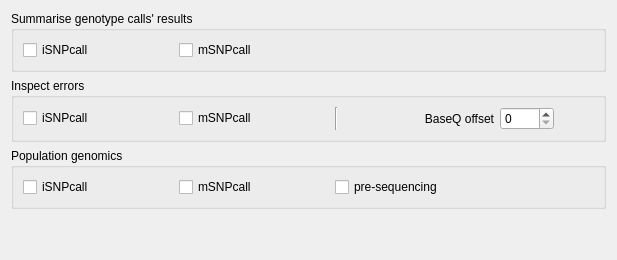
             <widget class="QWidget" name="tab_stats">
              <attribute name="title">
               <string>Statistics</string>
              </attribute>
              <layout class="QVBoxLayout" name="verticalLayout_32">
               <item>
                <widget class="QGroupBox" name="groupBox_9">
                 <property name="toolTip">
                  <string>&lt;html&gt;&lt;head/&gt;&lt;body&gt;&lt;p&gt;For each SNP calling method defined in the pipeline, will estimate recovery, sensitivity, false discovery rate, etc...&lt;/p&gt;&lt;/body&gt;&lt;/html&gt;</string>
                 </property>
                 <property name="title">
                  <string>Summarise genotype calls' results</string>
                 </property>
                 <layout class="QHBoxLayout" name="horizontalLayout_35">
                  <item>
                   <widget class="QCheckBox" name="checkBox_stats_sum_iSNPcall">
                    <property name="minimumSize">
                     <size>
                      <width>150</width>
                      <height>0</height>
                     </size>
                    </property>
                    <property name="maximumSize">
                     <size>
                      <width>150</width>
                      <height>16777215</height>
                     </size>
                    </property>
                    <property name="toolTip">
                     <string>&lt;html&gt;&lt;head/&gt;&lt;body&gt;&lt;p&gt;Estimate statistics for Individual SNP calling&lt;/p&gt;&lt;/body&gt;&lt;/html&gt;</string>
                    </property>
                    <property name="text">
                     <string>iSNPcall</string>
                    </property>
                   </widget>
                  </item>
                  <item>
                   <widget class="QCheckBox" name="checkBox_stats_sum_mSNPcall">
                    <property name="maximumSize">
                     <size>
                      <width>150</width>
                      <height>16777215</height>
                     </size>
                    </property>
                    <property name="toolTip">
                     <string>&lt;html&gt;&lt;head/&gt;&lt;body&gt;&lt;p&gt;Estimate statistics for multiple-sample SNP calling&lt;/p&gt;&lt;/body&gt;&lt;/html&gt;</string>
                    </property>
                    <property name="text">
                     <string>mSNPcall</string>
                    </property>
                   </widget>
                  </item>
                  <item>
                   <spacer name="horizontalSpacer_31">
                    <property name="orientation">
                     <enum>Qt::Horizontal</enum>
                    </property>
                    <property name="sizeHint" stdset="0">
                     <size>
                      <width>40</width>
                      <height>20</height>
                     </size>
                    </property>
                   </spacer>
                  </item>
                 </layout>
                </widget>
               </item>
               <item>
                <widget class="QGroupBox" name="groupBox_10">
                 <property name="toolTip">
                  <string>&lt;html&gt;&lt;head/&gt;&lt;body&gt;&lt;p&gt;For each SNP calling method defined in the pipeline will report more detailed information about each error detected. This file must be analysed manually - with a text editor - and contains the mpileup data for each position with errors&lt;/p&gt;&lt;p&gt;&lt;span style=&quot; font-style:italic;&quot;&gt;Only implemented in linux&lt;/span&gt;&lt;/p&gt;&lt;/body&gt;&lt;/html&gt;</string>
                 </property>
                 <property name="title">
                  <string>Inspect errors</string>
                 </property>
                 <layout class="QHBoxLayout" name="horizontalLayout_51">
                  <item>
                   <widget class="QCheckBox" name="checkBox_stats_err_iSNPcall">
                    <property name="minimumSize">
                     <size>
                      <width>150</width>
                      <height>0</height>
                     </size>
                    </property>
                    <property name="maximumSize">
                     <size>
                      <width>150</width>
                      <height>16777215</height>
                     </size>
                    </property>
                    <property name="toolTip">
                     <string>&lt;html&gt;&lt;head/&gt;&lt;body&gt;&lt;p&gt;Inspect errors incurred in Individual SNP calling&lt;/p&gt;&lt;/body&gt;&lt;/html&gt;</string>
                    </property>
                    <property name="text">
                     <string>iSNPcall</string>
                    </property>
                   </widget>
                  </item>
                  <item>
                   <widget class="QCheckBox" name="checkBox_stats_err_mSNPcall">
                    <property name="minimumSize">
                     <size>
                      <width>150</width>
                      <height>0</height>
                     </size>
                    </property>
                    <property name="maximumSize">
                     <size>
                      <width>150</width>
                      <height>16777215</height>
                     </size>
                    </property>
                    <property name="toolTip">
                     <string>&lt;html&gt;&lt;head/&gt;&lt;body&gt;&lt;p&gt;Inspect errors incurred in multiple-sample SNP calling&lt;/p&gt;&lt;/body&gt;&lt;/html&gt;</string>
                    </property>
                    <property name="text">
                     <string>mSNPcall</string>
                    </property>
                   </widget>
                  </item>
                  <item>
                   <widget class="Line" name="line_4">
                    <property name="orientation">
                     <enum>Qt::Vertical</enum>
                    </property>
                   </widget>
                  </item>
                  <item>
                   <widget class="QLabel" name="label_36">
                    <property name="minimumSize">
                     <size>
                      <width>150</width>
                      <height>0</height>
                     </size>
                    </property>
                    <property name="maximumSize">
                     <size>
                      <width>150</width>
                      <height>16777215</height>
                     </size>
                    </property>
                    <property name="toolTip">
                     <string>&lt;html&gt;&lt;head/&gt;&lt;body&gt;&lt;p&gt;Encoding of base-quality scores. If using Illumina NGS reads, threshold is typically 33. If simulating NGS reads in different platform, set threshold accordingly&lt;/p&gt;&lt;/body&gt;&lt;/html&gt;</string>
                    </property>
                    <property name="layoutDirection">
                     <enum>Qt::LeftToRight</enum>
                    </property>
                    <property name="text">
                     <string>BaseQ offset</string>
                    </property>
                    <property name="alignment">
                     <set>Qt::AlignRight|Qt::AlignTrailing|Qt::AlignVCenter</set>
                    </property>
                   </widget>
                  </item>
                  <item>
                   <widget class="QSpinBox" name="spinBox_stats_err_offsetQuals">
                    <property name="maximumSize">
                     <size>
                      <width>60</width>
                      <height>16777215</height>
                     </size>
                    </property>
                    <property name="toolTip">
                     <string>&lt;html&gt;&lt;head/&gt;&lt;body&gt;&lt;p&gt;Encoding of base-quality scores. If using Illumina NGS reads, threshold is typically 33. If simulating NGS reads in different platform, set threshold accordingly&lt;/p&gt;&lt;/body&gt;&lt;/html&gt;</string>
                    </property>
                    <property name="maximum">
                     <number>1000</number>
                    </property>
                   </widget>
                  </item>
                  <item>
                   <spacer name="horizontalSpacer_32">
                    <property name="orientation">
                     <enum>Qt::Horizontal</enum>
                    </property>
                    <property name="sizeHint" stdset="0">
                     <size>
                      <width>40</width>
                      <height>20</height>
                     </size>
                    </property>
                   </spacer>
                  </item>
                 </layout>
                </widget>
               </item>
               <item>
                <widget class="QGroupBox" name="groupBox_11">
                 <property name="toolTip">
                  <string>&lt;html&gt;&lt;head/&gt;&lt;body&gt;&lt;p&gt;Estimate the following population genetics' statistics: Theta, Pi, Tajima's D, Fu &amp;amp; Li's D and Fay &amp;amp; Wu's H&lt;/p&gt;&lt;p&gt;Can do so for each SNP calling method defined, and for the pre-sequencing data i.e., with the original data used as input&lt;/p&gt;&lt;p&gt;Will use &lt;span style=&quot; font-style:italic;&quot;&gt;mstatspop&lt;/span&gt; for calculations&lt;/p&gt;&lt;/body&gt;&lt;/html&gt;</string>
                 </property>
                 <property name="title">
                  <string>Population genomics</string>
                 </property>
                 <layout class="QHBoxLayout" name="horizontalLayout_52">
                  <item>
                   <widget class="QCheckBox" name="checkBox_stats_mstats_iSNP">
                    <property name="minimumSize">
                     <size>
                      <width>150</width>
                      <height>0</height>
                     </size>
                    </property>
                    <property name="maximumSize">
                     <size>
                      <width>150</width>
                      <height>16777215</height>
                     </size>
                    </property>
                    <property name="toolTip">
                     <string>&lt;html&gt;&lt;head/&gt;&lt;body&gt;&lt;p&gt;Estimate statistics for Individual SNP calling&lt;/p&gt;&lt;/body&gt;&lt;/html&gt;</string>
                    </property>
                    <property name="text">
                     <string>iSNPcall</string>
                    </property>
                   </widget>
                  </item>
                  <item>
                   <widget class="QCheckBox" name="checkBox_stats_mstats_mSNP">
                    <property name="minimumSize">
                     <size>
                      <width>150</width>
                      <height>0</height>
                     </size>
                    </property>
                    <property name="maximumSize">
                     <size>
                      <width>150</width>
                      <height>16777215</height>
                     </size>
                    </property>
                    <property name="toolTip">
                     <string>&lt;html&gt;&lt;head/&gt;&lt;body&gt;&lt;p&gt;Estimate statistics for multiple-sample SNP calling&lt;/p&gt;&lt;/body&gt;&lt;/html&gt;</string>
                    </property>
                    <property name="text">
                     <string>mSNPcall</string>
                    </property>
                   </widget>
                  </item>
                  <item>
                   <widget class="QCheckBox" name="checkBox_stats_mstats_pre">
                    <property name="minimumSize">
                     <size>
                      <width>150</width>
                      <height>0</height>
                     </size>
                    </property>
                    <property name="maximumSize">
                     <size>
                      <width>150</width>
                      <height>16777215</height>
                     </size>
                    </property>
                    <property name="toolTip">
                     <string>&lt;html&gt;&lt;head/&gt;&lt;body&gt;&lt;p&gt;Estimate statistics with pre-sequecing datasets&lt;/p&gt;&lt;/body&gt;&lt;/html&gt;</string>
                    </property>
                    <property name="text">
                     <string>pre-sequencing</string>
                    </property>
                   </widget>
                  </item>
                  <item>
                   <spacer name="horizontalSpacer_33">
                    <property name="orientation">
                     <enum>Qt::Horizontal</enum>
                    </property>
                    <property name="sizeHint" stdset="0">
                     <size>
                      <width>40</width>
                      <height>20</height>
                     </size>
                    </property>
                   </spacer>
                  </item>
                 </layout>
                </widget>
               </item>
               <item>
                <spacer name="verticalSpacer_3">
                 <property name="orientation">
                  <enum>Qt::Vertical</enum>
                 </property>
                 <property name="sizeHint" stdset="0">
                  <size>
                   <width>20</width>
                   <height>40</height>
                  </size>
                 </property>
                </spacer>
               </item>
              </layout>
             </widget>
